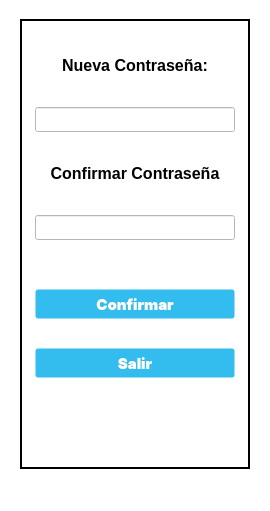
<?xml version="1.0" encoding="UTF-8"?>
<ui version="4.0">
 <class>EditPasswordWindow</class>
 <widget class="QMainWindow" name="EditPasswordWindow">
  <property name="geometry">
   <rect>
    <x>0</x>
    <y>0</y>
    <width>270</width>
    <height>511</height>
   </rect>
  </property>
  <property name="minimumSize">
   <size>
    <width>270</width>
    <height>475</height>
   </size>
  </property>
  <property name="maximumSize">
   <size>
    <width>270</width>
    <height>511</height>
   </size>
  </property>
  <property name="windowTitle">
   <string>Editar Contraseña</string>
  </property>
  <property name="windowIcon">
   <iconset>
    <normaloff>//nas01/DATOS/Comunes/EIPSA-ERP/Iconos/icon.ico</normaloff>//nas01/DATOS/Comunes/EIPSA-ERP/Iconos/icon.ico</iconset>
  </property>
  <property name="styleSheet">
   <string notr="true">QWidget {
background-color: rgb(255, 255, 255);
}

.QFrame {
	border: 2px solid black;
}

QPushButton {
background-color: #33bdef;
  border: 1px solid transparent;
  border-radius: 3px;
  color: #fff;
  font-family: -apple-system,system-ui,&quot;Segoe UI&quot;,&quot;Liberation Sans&quot;,sans-serif;
  font-size: 15px;
  font-weight: 800;
  line-height: 1.15385;
  margin: 0;
  outline: none;
  padding: 0px .8em;
  text-align: center;
  text-decoration: none;
  vertical-align: baseline;
  white-space: nowrap;
}

QPushButton:hover {
	background-color: #019ad2;
	border-color: rgb(0, 0, 0);
}

QPushButton:pressed {
	background-color: rgb(1, 140, 190);
	border-color: rgb(255, 255, 255);
}</string>
  </property>
  <widget class="QWidget" name="centralwidget">
   <layout class="QGridLayout" name="gridLayout_2">
    <item row="0" column="0">
     <widget class="QFrame" name="frame">
      <property name="minimumSize">
       <size>
        <width>230</width>
        <height>450</height>
       </size>
      </property>
      <property name="maximumSize">
       <size>
        <width>230</width>
        <height>450</height>
       </size>
      </property>
      <property name="styleSheet">
       <string notr="true"/>
      </property>
      <property name="frameShape">
       <enum>QFrame::Box</enum>
      </property>
      <property name="frameShadow">
       <enum>QFrame::Raised</enum>
      </property>
      <layout class="QGridLayout" name="gridLayout">
       <item row="0" column="0" rowspan="2" colspan="2">
        <layout class="QVBoxLayout" name="verticalLayout">
         <property name="spacing">
          <number>6</number>
         </property>
         <property name="sizeConstraint">
          <enum>QLayout::SetDefaultConstraint</enum>
         </property>
         <property name="leftMargin">
          <number>4</number>
         </property>
         <property name="rightMargin">
          <number>0</number>
         </property>
         <item>
          <widget class="QLabel" name="label_password_new">
           <property name="enabled">
            <bool>true</bool>
           </property>
           <property name="sizePolicy">
            <sizepolicy hsizetype="Maximum" vsizetype="Maximum">
             <horstretch>0</horstretch>
             <verstretch>0</verstretch>
            </sizepolicy>
           </property>
           <property name="minimumSize">
            <size>
             <width>200</width>
             <height>25</height>
            </size>
           </property>
           <property name="maximumSize">
            <size>
             <width>200</width>
             <height>25</height>
            </size>
           </property>
           <property name="font">
            <font>
             <pointsize>12</pointsize>
             <bold>true</bold>
            </font>
           </property>
           <property name="layoutDirection">
            <enum>Qt::LeftToRight</enum>
           </property>
           <property name="text">
            <string>Nueva Contraseña:</string>
           </property>
           <property name="alignment">
            <set>Qt::AlignCenter</set>
           </property>
          </widget>
         </item>
         <item>
          <widget class="QLineEdit" name="password_new">
           <property name="enabled">
            <bool>true</bool>
           </property>
           <property name="sizePolicy">
            <sizepolicy hsizetype="Maximum" vsizetype="Maximum">
             <horstretch>0</horstretch>
             <verstretch>0</verstretch>
            </sizepolicy>
           </property>
           <property name="minimumSize">
            <size>
             <width>200</width>
             <height>25</height>
            </size>
           </property>
           <property name="maximumSize">
            <size>
             <width>200</width>
             <height>25</height>
            </size>
           </property>
           <property name="font">
            <font>
             <pointsize>10</pointsize>
            </font>
           </property>
           <property name="echoMode">
            <enum>QLineEdit::Password</enum>
           </property>
           <property name="alignment">
            <set>Qt::AlignCenter</set>
           </property>
          </widget>
         </item>
         <item>
          <widget class="QLabel" name="label_password_confirm">
           <property name="minimumSize">
            <size>
             <width>200</width>
             <height>25</height>
            </size>
           </property>
           <property name="maximumSize">
            <size>
             <width>200</width>
             <height>25</height>
            </size>
           </property>
           <property name="font">
            <font>
             <pointsize>12</pointsize>
             <bold>true</bold>
            </font>
           </property>
           <property name="text">
            <string>Confirmar Contraseña</string>
           </property>
           <property name="alignment">
            <set>Qt::AlignCenter</set>
           </property>
          </widget>
         </item>
         <item>
          <widget class="QLineEdit" name="password_confirm">
           <property name="minimumSize">
            <size>
             <width>200</width>
             <height>25</height>
            </size>
           </property>
           <property name="maximumSize">
            <size>
             <width>200</width>
             <height>25</height>
            </size>
           </property>
           <property name="font">
            <font>
             <pointsize>10</pointsize>
            </font>
           </property>
           <property name="inputMethodHints">
            <set>Qt::ImhHiddenText|Qt::ImhNoAutoUppercase|Qt::ImhNoPredictiveText|Qt::ImhSensitiveData</set>
           </property>
           <property name="echoMode">
            <enum>QLineEdit::Password</enum>
           </property>
           <property name="alignment">
            <set>Qt::AlignCenter</set>
           </property>
          </widget>
         </item>
         <item>
          <spacer name="vSpacer1">
           <property name="enabled">
            <bool>true</bool>
           </property>
           <property name="sizePolicy">
            <sizepolicy hsizetype="Minimum" vsizetype="Fixed">
             <horstretch>0</horstretch>
             <verstretch>0</verstretch>
            </sizepolicy>
           </property>
           <property name="orientation">
            <enum>Qt::Vertical</enum>
           </property>
           <property name="sizeType">
            <enum>QSizePolicy::Fixed</enum>
           </property>
           <property name="sizeHint" stdset="0">
            <size>
             <width>20</width>
             <height>20</height>
            </size>
           </property>
          </spacer>
         </item>
         <item>
          <widget class="QPushButton" name="accept_editpassword">
           <property name="enabled">
            <bool>true</bool>
           </property>
           <property name="sizePolicy">
            <sizepolicy hsizetype="Maximum" vsizetype="Maximum">
             <horstretch>0</horstretch>
             <verstretch>0</verstretch>
            </sizepolicy>
           </property>
           <property name="minimumSize">
            <size>
             <width>200</width>
             <height>30</height>
            </size>
           </property>
           <property name="maximumSize">
            <size>
             <width>200</width>
             <height>30</height>
            </size>
           </property>
           <property name="font">
            <font>
             <family>-apple-system</family>
             <pointsize>-1</pointsize>
             <bold>true</bold>
             <underline>false</underline>
             <strikeout>false</strikeout>
            </font>
           </property>
           <property name="styleSheet">
            <string notr="true">QPushButton:focus{
background-color: #019ad2;
border-color: rgb(0, 0, 0);
}</string>
           </property>
           <property name="text">
            <string>Confirmar</string>
           </property>
           <property name="autoDefault">
            <bool>true</bool>
           </property>
          </widget>
         </item>
         <item>
          <widget class="QPushButton" name="exit_editpassword">
           <property name="enabled">
            <bool>true</bool>
           </property>
           <property name="sizePolicy">
            <sizepolicy hsizetype="Maximum" vsizetype="Maximum">
             <horstretch>0</horstretch>
             <verstretch>0</verstretch>
            </sizepolicy>
           </property>
           <property name="minimumSize">
            <size>
             <width>200</width>
             <height>30</height>
            </size>
           </property>
           <property name="maximumSize">
            <size>
             <width>200</width>
             <height>30</height>
            </size>
           </property>
           <property name="font">
            <font>
             <family>-apple-system</family>
             <pointsize>-1</pointsize>
             <bold>true</bold>
             <underline>false</underline>
             <strikeout>false</strikeout>
            </font>
           </property>
           <property name="styleSheet">
            <string notr="true">QPushButton:focus{
background-color: #019ad2;
border-color: rgb(0, 0, 0);
}</string>
           </property>
           <property name="text">
            <string>Salir</string>
           </property>
           <property name="autoDefault">
            <bool>true</bool>
           </property>
          </widget>
         </item>
         <item>
          <widget class="QLabel" name="label_error">
           <property name="minimumSize">
            <size>
             <width>200</width>
             <height>25</height>
            </size>
           </property>
           <property name="maximumSize">
            <size>
             <width>200</width>
             <height>25</height>
            </size>
           </property>
           <property name="styleSheet">
            <string notr="true">color: rgb(255, 0, 0);</string>
           </property>
           <property name="alignment">
            <set>Qt::AlignCenter</set>
           </property>
           <property name="wordWrap">
            <bool>true</bool>
           </property>
          </widget>
         </item>
        </layout>
       </item>
      </layout>
     </widget>
    </item>
   </layout>
  </widget>
  <widget class="QMenuBar" name="menubar">
   <property name="geometry">
    <rect>
     <x>0</x>
     <y>0</y>
     <width>270</width>
     <height>22</height>
    </rect>
   </property>
  </widget>
  <widget class="QStatusBar" name="statusbar"/>
 </widget>
 <resources/>
 <connections>
  <connection>
   <sender>exit_editpassword</sender>
   <signal>clicked()</signal>
   <receiver>EditPasswordWindow</receiver>
   <slot>close()</slot>
   <hints>
    <hint type="sourcelabel">
     <x>172</x>
     <y>523</y>
    </hint>
    <hint type="destinationlabel">
     <x>186</x>
     <y>589</y>
    </hint>
   </hints>
  </connection>
 </connections>
</ui>
